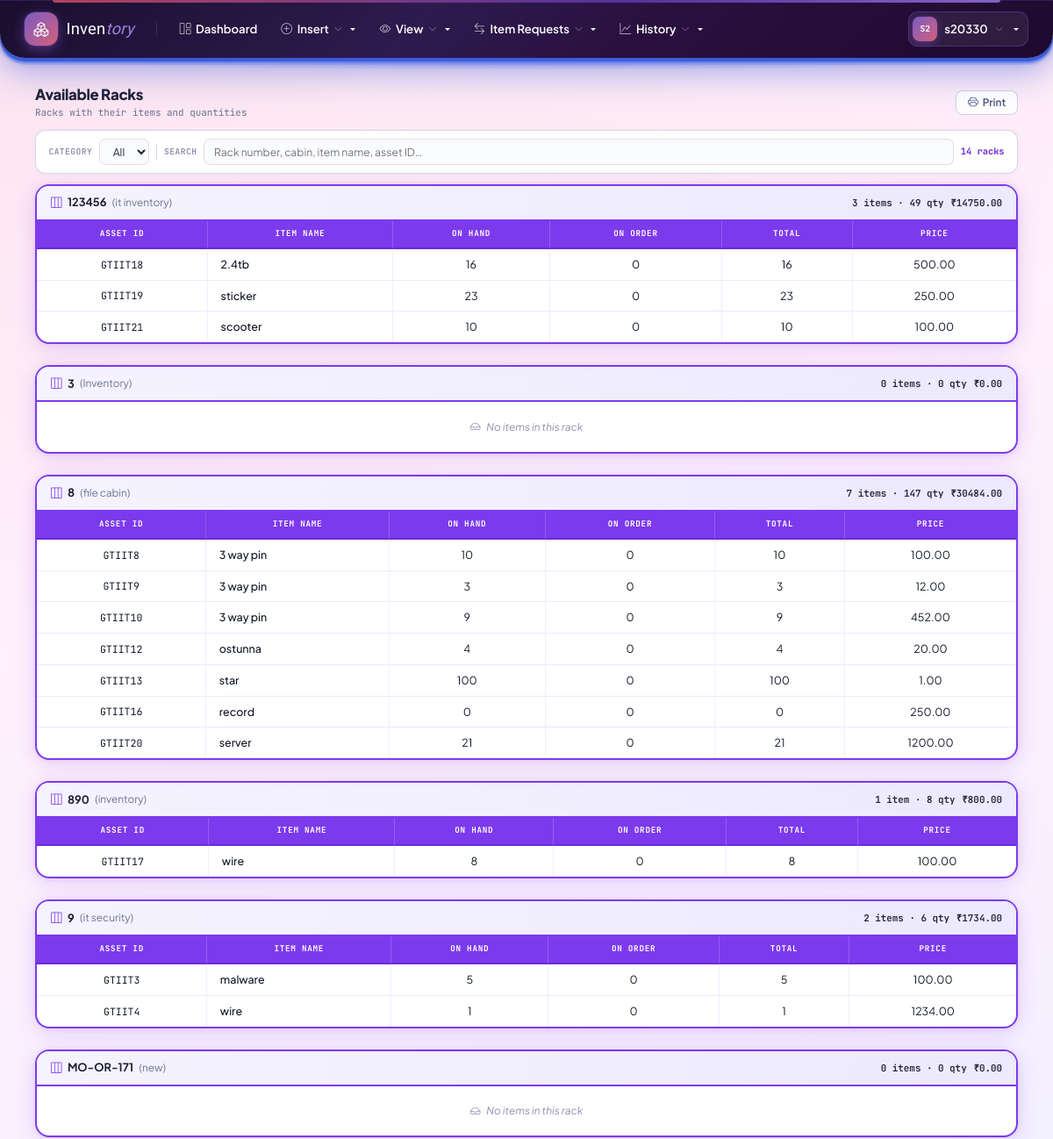
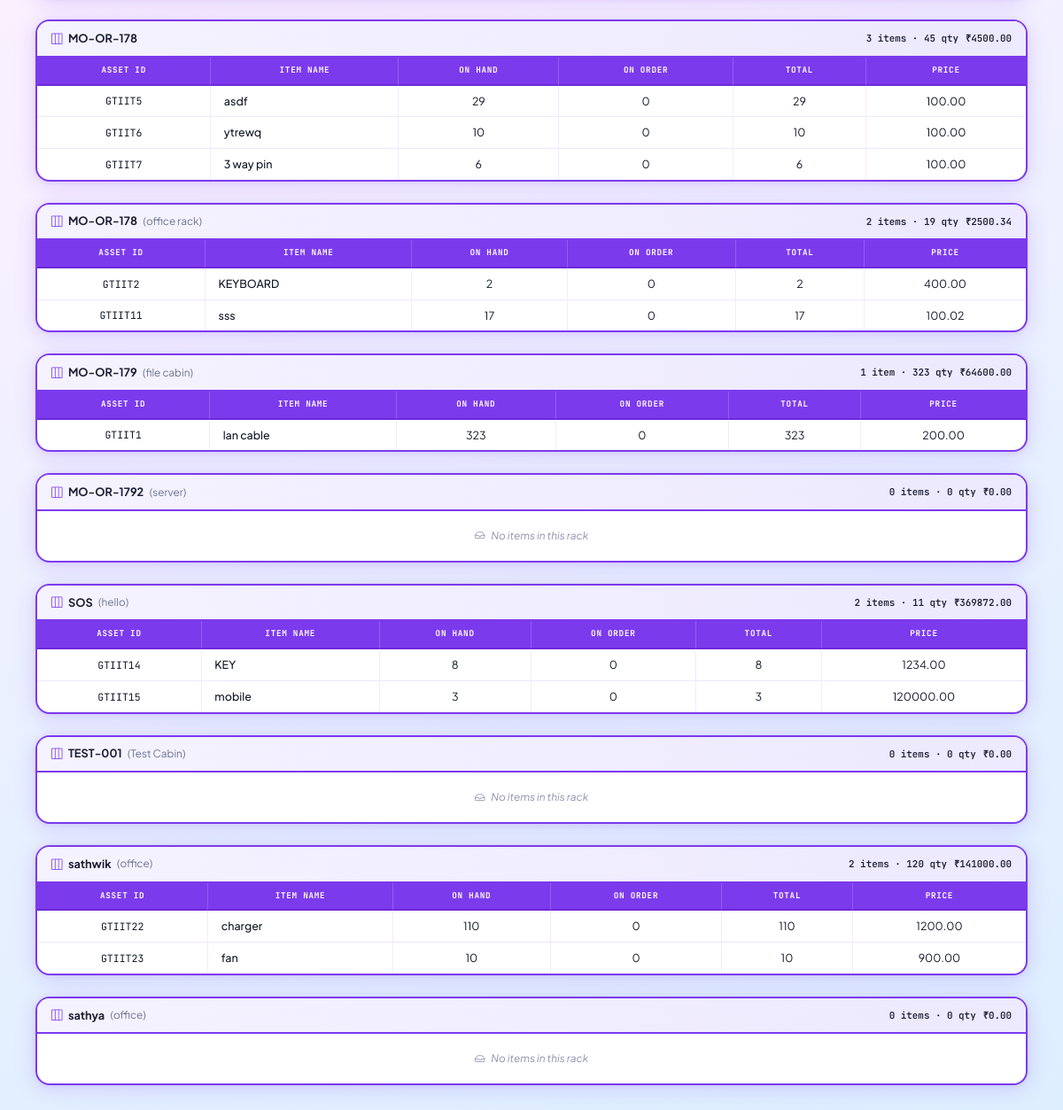
/available-racks/ (signed in), run on the app's committed database (2 pictures, top to bottom).
### inventory/models.py (models this page shows, shortened)
class User(AbstractUser):
    REQUIRED_FIELDS = ['email']
    stage = models.PositiveSmallIntegerField(default=1)
    full_name = models.CharField(max_length=200, blank=True, default='')
    mobile_number = models.CharField(max_length=30, blank=True, default='')
    category = models.CharField(
        max_length=50,
        blank=True,
        null=True
    )
    admin_section = models.CharField(
        max_length=100,
        blank=True,
        null=True
    )
    admin_department = models.CharField(
        max_length=100,
        blank=True,
        null=True
    )
    department = models.CharField(
        max_length=100,
        blank=True,
        null=True
    )
    section = models.CharField(
        max_length=100,
        blank=True,
        null=True
    )
    is_active = models.BooleanField(
        default=True,
        help_text='Designates whether this user should be treated as active.'
    )
    def is_stage1(self):
        return self.is_superuser or self.stage == 1
    def can_edit(self):
        return self.is_stage1() or self.is_stage2()
    def can_approve_issue_requests(self):
        return self.is_stage1() or self.is_stage2()
    def can_request_issue(self):
        return True  # all stages allowed
    def can_issue_items(self):
        return self.is_stage1() or self.is_stage2()
    def can_manage_users(self):
        return self.is_stage1()
    def allowed_categories(self):
        if self.is_stage1() or self.is_stage2():
            return [choice[0] for choice in CATEGORY_CHOICES]
        return []  # Stage 3 has no category access
    class Meta:
        verbose_name = 'User'
        verbose_name_plural = 'Users'

class Rack(models.Model):
    cabin_name = models.CharField(max_length=100, blank=True, default='')
    rack_number = models.CharField(max_length=50)
    rows = models.PositiveIntegerField(default=1)
    columns = models.PositiveIntegerField(default=1)
    number_of_racks = models.PositiveIntegerField(default=1, help_text='Number of racks in this cabin/setup')
    created_at = models.DateTimeField(auto_now_add=True)
    class Meta:
        unique_together = [('rack_number', 'cabin_name')]
        ordering = ['rack_number']

class Product(models.Model):
    category = models.CharField(max_length=20, choices=CATEGORY_CHOICES, db_index=True)
    asset_id = models.CharField(max_length=100, blank=True)
    item_code = models.CharField(max_length=100, blank=True, default='')
    item_name = models.CharField(max_length=200)
    cabin_name = models.CharField(max_length=100, blank=True, default='')
    row_number = models.PositiveIntegerField(null=True, blank=True)
    column_number = models.PositiveIntegerField(null=True, blank=True)
    measurement_unit = models.CharField(max_length=20, choices=MEASUREMENT_UNIT_CHOICES, blank=True, default='')
    measurement_value = models.CharField(max_length=200, blank=True, default='')
    location = models.CharField(max_length=200, blank=True, default='')
    quantity_available = models.PositiveIntegerField(default=0)
    requested_count = models.PositiveIntegerField(default=0)
    price = models.DecimalField(max_digits=12, decimal_places=2, null=True, blank=True)
    rack = models.ForeignKey(Rack, on_delete=models.SET_NULL, null=True, blank=True, related_name='products')
    created_at = models.DateTimeField(auto_now_add=True)
    updated_at = models.DateTimeField(auto_now=True)
    class Meta:
        unique_together = [('category', 'asset_id')]
        ordering = ['category', 'asset_id']

### inventory/views.py (the view)
# urls.py: path('available-racks/', views.available_racks, name='available_racks'),
@login_required
def available_racks(request):
    if not (request.user.stage == 1 or request.user.stage == 2):
        messages.error(request, 'Only Stage 1 and 2 users can view available racks.')
        return redirect('inventory:dashboard')
    search = request.GET.get('search', '').strip()
    racks_query = Rack.objects.all()
    racks = racks_query.order_by('rack_number')
    rack_data = []
    for rack in racks:
        rack_matches_search = True
        if search:
            s = search.lower()
            rack_matches_search = (
                (rack.rack_number or '').lower().find(s) != -1
                or (rack.cabin_name or '').lower().find(s) != -1
            )
        products_query = Product.objects.filter(rack=rack).select_related('rack')
        if search:
            products_query = products_query.filter(
                Q(asset_id__icontains=search) |
                Q(item_name__icontains=search)
            )
        products = products_query.annotate(
            on_order=Coalesce(
                Sum(
                    Case(
                        When(
                            orders__status__in=[Order.STATUS_PENDING, Order.STATUS_PARTIAL],
                            then=F('orders__quantity_requested') - F('orders__quantity_provided'),
                        ),
                        default=0,
                        output_field=IntegerField(),
                    )
                ),
                0,
            )
        ).annotate(
            total_items=F('quantity_available') + F('on_order')
        )
        items = []
        total_value = Decimal('0.00')
        for product in products:
            if product.price is not None:
                try:
                    total_value += (Decimal(str(product.price)) * Decimal(int(product.quantity_available)))
                except Exception:
                    pass
            items.append({
                'asset_id': product.asset_id,
                'item_name': product.item_name,
                'quantity_available': product.quantity_available,
                'on_order': product.on_order,
                'total_items': product.total_items,
                'price': product.price,
            })
        if (not search) or items or rack_matches_search:
            rack_data.append({
                'rack': rack,
                'items': items,
                'total_items': len(items),
                'total_quantity': sum(item['quantity_available'] for item in items),
                'total_value': total_value,
            })
    return render(request, 'inventory/available_racks.html', {
        'rack_data': rack_data,
        'total_racks': len(rack_data),
        'search': search,
    })

### inventory/templates/inventory/available_racks.html (shortened to what this page needs)
{% extends 'inventory/base.html' %}
{% block content %}
<div class="container-fluid">
<div class="ar-wrap">
    <div class="ar-top">
        <div>
            <h5>Available Racks</h5>
            <p>Racks with their items and quantities</p>
        </div>
        <button class="btn-print" onclick="doPrint()">
            <i class="bi bi-printer"></i> Print
        </button>
    </div>
    <div class="ar-filters">
        <span class="ar-filter-lbl">Category</span>
        <select id="ar-cat" onchange="arFilter()">
            <option value="">All</option>
        </select>
        <span class="ar-filter-lbl">Search</span>
        <input type="text" id="ar-q"
               placeholder="Rack number, cabin, item name, asset ID…"
               value="{{ search }}" oninput="arFilter()">
        <span class="ar-result-lbl" id="ar-badge">{{ rack_data|length }} rack{{ rack_data|length|pluralize }}</span>
    </div>
    {% if rack_data %}
        {% for rack_info in rack_data %}
        <div class="ar-rack-block"
             data-cat="{{ rack_info.category_slugs|default:'' }}"
             data-q="{{ rack_info.rack.rack_number|lower }} {{ rack_info.rack.cabin_name|lower }} {% for item in rack_info.items %}{{ item.item_name|lower }} {{ item.asset_id|lower }} {% endfor %}">
            <div class="ar-rack-head">
                <div class="ar-rack-title">
                    <i class="bi bi-layout-three-columns"></i>
                    {{ rack_info.rack.rack_number }}
                    {% if rack_info.rack.cabin_name %}
                    <span style="font-weight:400;color:#6b7490;font-size:0.74rem;">({{ rack_info.rack.cabin_name }})</span>
                    {% endif %}
                </div>
                <div class="ar-rack-meta">
                    <span class="ar-meta-pill items">
                        {{ rack_info.total_items }} item{{ rack_info.total_items|pluralize }} · {{ rack_info.total_quantity }} qty
                    </span>
                    <span class="ar-meta-pill value">
                        ₹{{ rack_info.total_value|floatformat:2 }}
                    </span>
                </div>
            </div>
            {% if rack_info.items %}
            <div class="ar-tbl-wrap">
                <table class="ar-tbl">
                    <thead>
                        <tr>
                            <th>Asset ID</th>
                            <th>Item Name</th>
                            <th>On Hand</th>
                            <th>On Order</th>
                            <th>Total</th>
                            <th>Price</th>
                        </tr>
                    </thead>
                    <tbody>
                        {% for item in rack_info.items %}
                        <tr>
                            <td class="td-id">{{ item.asset_id }}</td>
                            <td class="td-name">{{ item.item_name }}</td>
                            <td>{{ item.quantity_available }}</td>
                            <td>{{ item.on_order }}</td>
                            <td>{{ item.total_items }}</td>
                            <td>{{ item.price|default:"—" }}</td>
                        </tr>
                        {% endfor %}
                    </tbody>
                </table>
            </div>
            {% else %}
            <div class="ar-rack-empty">
                <i class="bi bi-inbox" style="margin-right:0.3rem;"></i> No items in this rack
            </div>
            {% endif %}
        </div>
        {% endfor %}
    {% else %}
    <div class="ar-no-results">
        <i class="bi bi-inbox"></i>
        {% if search or selected_category %}No racks match your filters.{% else %}No racks found.{% endif %}
    </div>
    {% endif %}
</div>
</div>
{% endblock %}

### inventory/templates/inventory/base.html (shortened to what this page needs)
{% load static %}
<!DOCTYPE html>
<html lang="en">
<head>
    <link href="https://cdn.jsdelivr.net/npm/bootstrap@5.3.2/dist/css/bootstrap.min.css" rel="stylesheet">
    <link href="https://cdn.jsdelivr.net/npm/bootstrap-icons@1.11.1/font/bootstrap-icons.css" rel="stylesheet">
</head>
<body>
    {% if user.is_authenticated %}
    <nav class="top-navbar">
        <a href="{% url 'inventory:dashboard' %}" class="nb-brand">
            <div class="nb-brand-icon"><i class="bi bi-boxes"></i></div>
            <span class="nb-brand-name">Inven<span>tory</span></span>
        </a>
        <a class="nb-link" href="{% url 'inventory:dashboard' %}">
            <i class="bi bi-grid-1x2"></i> Dashboard
        </a>
        {% if user_can_edit %}
        <div class="dropdown">
            <a class="nb-link dropdown-toggle" href="#" data-bs-toggle="dropdown">
                <i class="bi bi-plus-circle"></i> Insert <i class="bi bi-chevron-down"></i>
            </a>
        </div>
        {% endif %}
        {% if user.stage == 3 %}
        <a class="nb-link" href="{% url 'inventory:view_items' %}">
            <i class="bi bi-archive"></i> View Items
        </a>
        {% else %}
        <div class="dropdown">
            <a class="nb-link dropdown-toggle" href="#" data-bs-toggle="dropdown">
                <i class="bi bi-eye"></i> View <i class="bi bi-chevron-down"></i>
            </a>
        </div>
        {% endif %}
        {% if user_can_request_issue or user_can_approve_issue_requests or user_can_issue_items %}
        {% if user.stage == 3 %}
        <a class="nb-link" href="{% url 'inventory:issue_requests' %}">
            <i class="bi bi-list-check"></i> Request an Item
        </a>
        {% else %}
        <div class="dropdown">
            <a class="nb-link dropdown-toggle" href="#" data-bs-toggle="dropdown">
                <i class="bi bi-arrow-left-right"></i> Item Requests <i class="bi bi-chevron-down"></i>
            </a>
        </div>
        {% endif %}
        {% endif %}
        {% if user_can_manage_users or user.stage == 2 %}
        <div class="dropdown">
            <a class="nb-link dropdown-toggle" href="#" data-bs-toggle="dropdown">
                <i class="bi bi-graph-up"></i> History <i class="bi bi-chevron-down"></i>
            </a>
        </div>
        {% endif %}
        <div class="nb-right">
            <div class="dropdown">
                <a class="nb-user-btn dropdown-toggle" href="#" data-bs-toggle="dropdown">
                    <div class="nb-user-avatar">{{ user.username|slice:":2"|upper }}</div>
                    {{ user.username }}
                    <i class="bi bi-chevron-down"></i>
                </a>
            </div>
        </div>
    </nav>
    {% endif %}
    <main class="{% if user.is_authenticated %}main-wrap{% endif %}">
        {% block content %}{% endblock %}
    </main>
</body>
</html>

### data on the page
User: username "S2", username "s20330"
Rack: rack.rack_number "123456", rack.cabin_name "it inventory", total_items "3", total_quantity "49", total_value "14750.00", quantity_available "16" "23" "10", on_order "0" "0" "0", total_items "16" "23" "10"
Product: asset_id "GTIIT18", item_name "2.4tb", price "500.00"
Product: asset_id "GTIIT19", item_name "sticker", price "250.00"
Product: asset_id "GTIIT21", item_name "scooter", price "100.00"
Rack: rack.rack_number "3", rack.cabin_name "Inventory", total_items "0", total_quantity "0", total_value "0.00", shows "No items in this rack"
Rack: rack.rack_number "8", rack.cabin_name "file cabin", total_items "7", total_quantity "147", total_value "30484.00", quantity_available "10" "3" "9" "4" "100" "0" "21", on_order "0" "0" "0" "0" "0" "0" "0", total_items "10" "3" "9" "4" "100" "0" "21"
Product: asset_id "GTIIT8", item_name "3 way pin", price "100.00"
Product: asset_id "GTIIT9", item_name "3 way pin", price "12.00"
Product: asset_id "GTIIT10", item_name "3 way pin", price "452.00"
Product: asset_id "GTIIT12", item_name "ostunna", price "20.00"
Product: asset_id "GTIIT13", item_name "star", price "1.00"
Product: asset_id "GTIIT16", item_name "record", price "250.00"
Product: asset_id "GTIIT20", item_name "server", price "1200.00"
Rack: rack.rack_number "890", rack.cabin_name "inventory", total_items "1", total_quantity "8", total_value "800.00", quantity_available "8", on_order "0", total_items "8"
Product: asset_id "GTIIT17", item_name "wire", price "100.00"
Rack: rack.rack_number "9", rack.cabin_name "it security", total_items "2", total_quantity "6", total_value "1734.00", quantity_available "5" "1", on_order "0" "0", total_items "5" "1"
Product: asset_id "GTIIT3", item_name "malware", price "100.00"
Product: asset_id "GTIIT4", item_name "wire", price "1234.00"
Rack: rack.rack_number "MO-OR-171", rack.cabin_name "new", total_items "0", total_quantity "0", total_value "0.00", shows "No items in this rack"
Rack: rack.rack_number "MO-OR-178", total_items "3", total_quantity "45", total_value "4500.00", quantity_available "29" "10" "6", on_order "0" "0" "0", total_items "29" "10" "6"
Product: asset_id "GTIIT5", item_name "asdf", price "100.00"
Product: asset_id "GTIIT6", item_name "ytrewq", price "100.00"
Product: asset_id "GTIIT7", item_name "3 way pin", price "100.00"
Rack: rack.rack_number "MO-OR-178", rack.cabin_name "office rack", total_items "2", total_quantity "19", total_value "2500.34", quantity_available "2" "17", on_order "0" "0", total_items "2" "17"
Product: asset_id "GTIIT2", item_name "KEYBOARD", price "400.00"
Product: asset_id "GTIIT11", item_name "sss", price "100.02"
Rack: rack.rack_number "MO-OR-179", rack.cabin_name "file cabin", total_items "1", total_quantity "323", total_value "64600.00", quantity_available "323", on_order "0", total_items "323"
Product: asset_id "GTIIT1", item_name "lan cable", price "200.00"
Rack: rack.rack_number "MO-OR-1792", rack.cabin_name "server", total_items "0", total_quantity "0", total_value "0.00", shows "No items in this rack"
Rack: rack.rack_number "SOS", rack.cabin_name "hello", total_items "2", total_quantity "11", total_value "369872.00", quantity_available "8" "3", on_order "0" "0", total_items "8" "3"
Product: asset_id "GTIIT14", item_name "KEY", price "1234.00"
Product: asset_id "GTIIT15", item_name "mobile", price "120000.00"
Rack: rack.rack_number "TEST-001", rack.cabin_name "Test Cabin", total_items "0", total_quantity "0", total_value "0.00", shows "No items in this rack"
Rack: rack.rack_number "sathwik", rack.cabin_name "office", total_items "2", total_quantity "120", total_value "141000.00", quantity_available "110" "10", on_order "0" "0", total_items "110" "10"
Product: asset_id "GTIIT22", item_name "charger", price "1200.00"
Product: asset_id "GTIIT23", item_name "fan", price "900.00"
Rack: rack.rack_number "sathya", rack.cabin_name "office", total_items "0", total_quantity "0", total_value "0.00", shows "No items in this rack"
